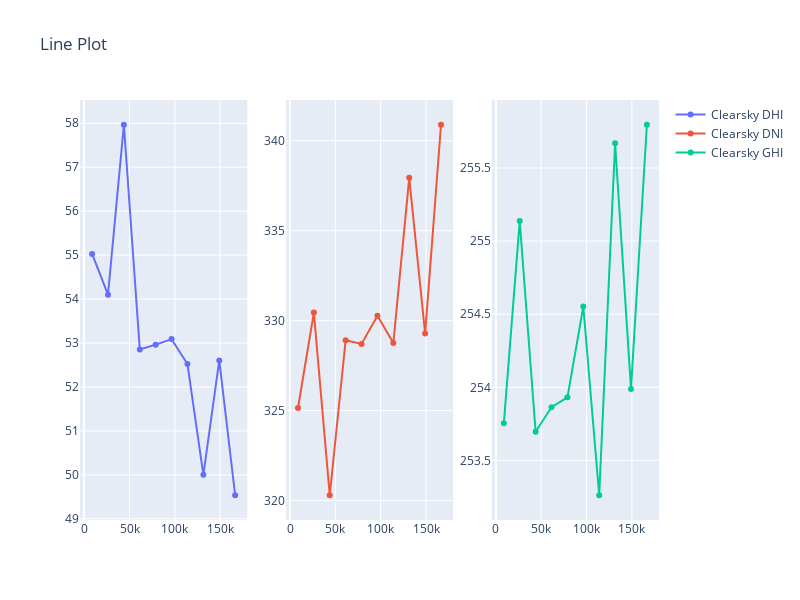

Write notebook code for a chart like this one.
### Code cell
df=data.groupby('Year').mean()
df['Year'] = df.index
fig = make_subplots(rows=1, cols=3)

fig.add_trace(go.Line(x=df['index'], y=df['Clearsky DHI'],name='Clearsky DHI'),
              1, 1)

fig.add_trace(go.Line(x=df['index'], y=df['Clearsky DNI'],name='Clearsky DNI'),
              1, 2)

fig.add_trace(go.Line(x=df['index'], y=df['Clearsky GHI'],name='Clearsky GHI'),
              1, 3)

fig.update_layout(height=600, width=800, title_text="Line Plot")
fig.show()

### Figure 1 — Plotly figure (JSON) as saved in the notebook; plotly's stock layout.template omitted (floating-point values rounded to 4 significant figures)
{"data": [{"name": "Clearsky DHI", "type": "scatter", "x": [8760.0, 26280.0, 43800.0, 61340.0, 78890.0, 96410.0, 113900.0, 131500.0, 149000.0, 166500.0], "xaxis": "x", "y": [55.03, 54.1, 57.97, 52.85, 52.96, 53.09, 52.52, 50.0, 52.61, 49.54], "yaxis": "y"}, {"name": "Clearsky DNI", "type": "scatter", "x": [8760.0, 26280.0, 43800.0, 61340.0, 78890.0, 96410.0, 113900.0, 131500.0, 149000.0, 166500.0], "xaxis": "x2", "y": [325.1, 330.4, 320.3, 328.9, 328.7, 330.3, 328.8, 337.9, 329.3, 340.9], "yaxis": "y2"}, {"name": "Clearsky GHI", "type": "scatter", "x": [8760.0, 26280.0, 43800.0, 61340.0, 78890.0, 96410.0, 113900.0, 131500.0, 149000.0, 166500.0], "xaxis": "x3", "y": [253.8, 255.1, 253.7, 253.9, 253.9, 254.6, 253.3, 255.7, 254.0, 255.8], "yaxis": "y3"}], "layout": {"height": 600, "title": {"text": "Line Plot"}, "width": 800, "xaxis": {"anchor": "y", "domain": [0, 0.2889]}, "xaxis2": {"anchor": "y2", "domain": [0.3556, 0.6444]}, "xaxis3": {"anchor": "y3", "domain": [0.7111, 1]}, "yaxis": {"anchor": "x", "domain": [0, 1]}, "yaxis2": {"anchor": "x2", "domain": [0, 1]}, "yaxis3": {"anchor": "x3", "domain": [0, 1]}}}
